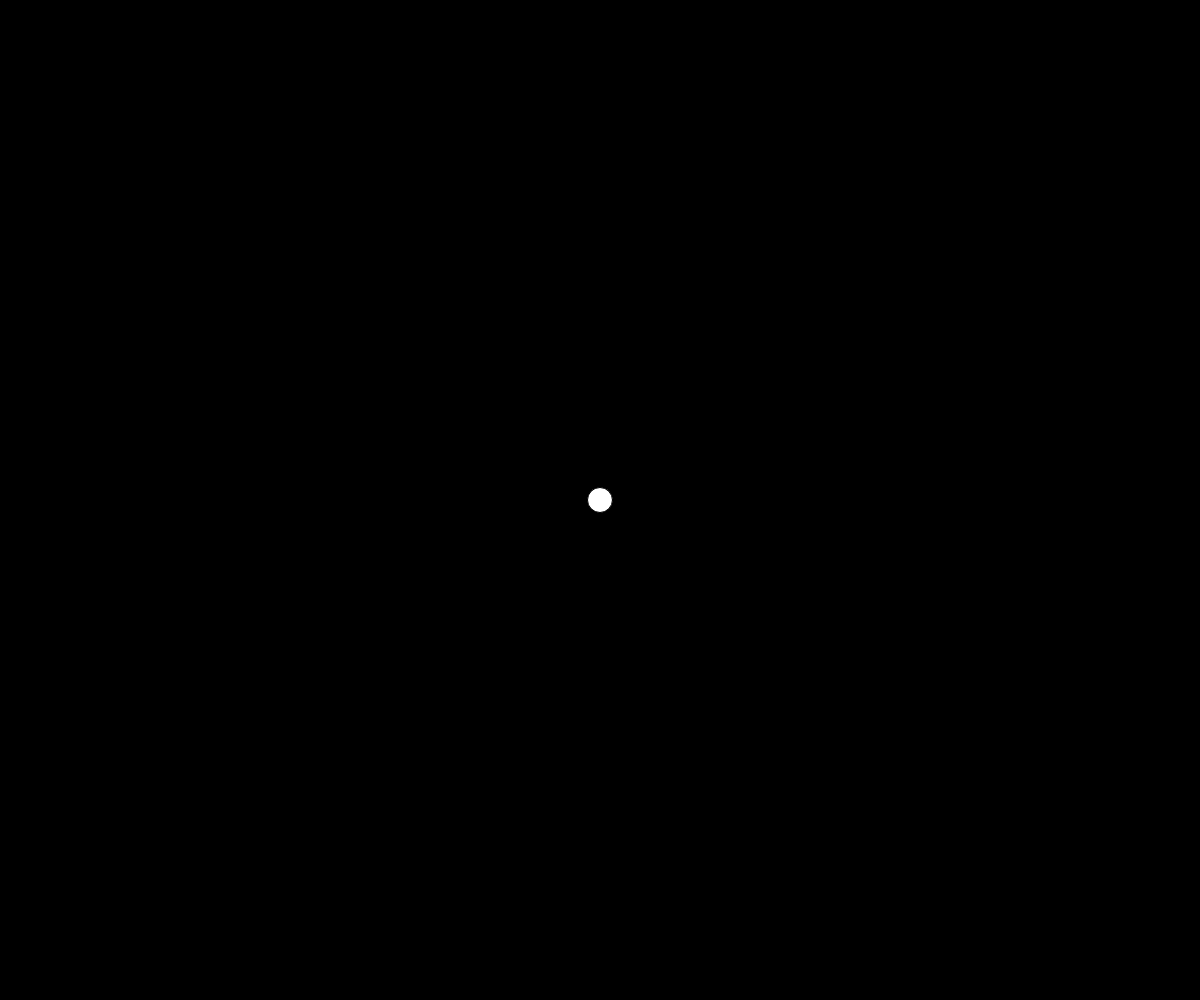
Frame 1 (no input)
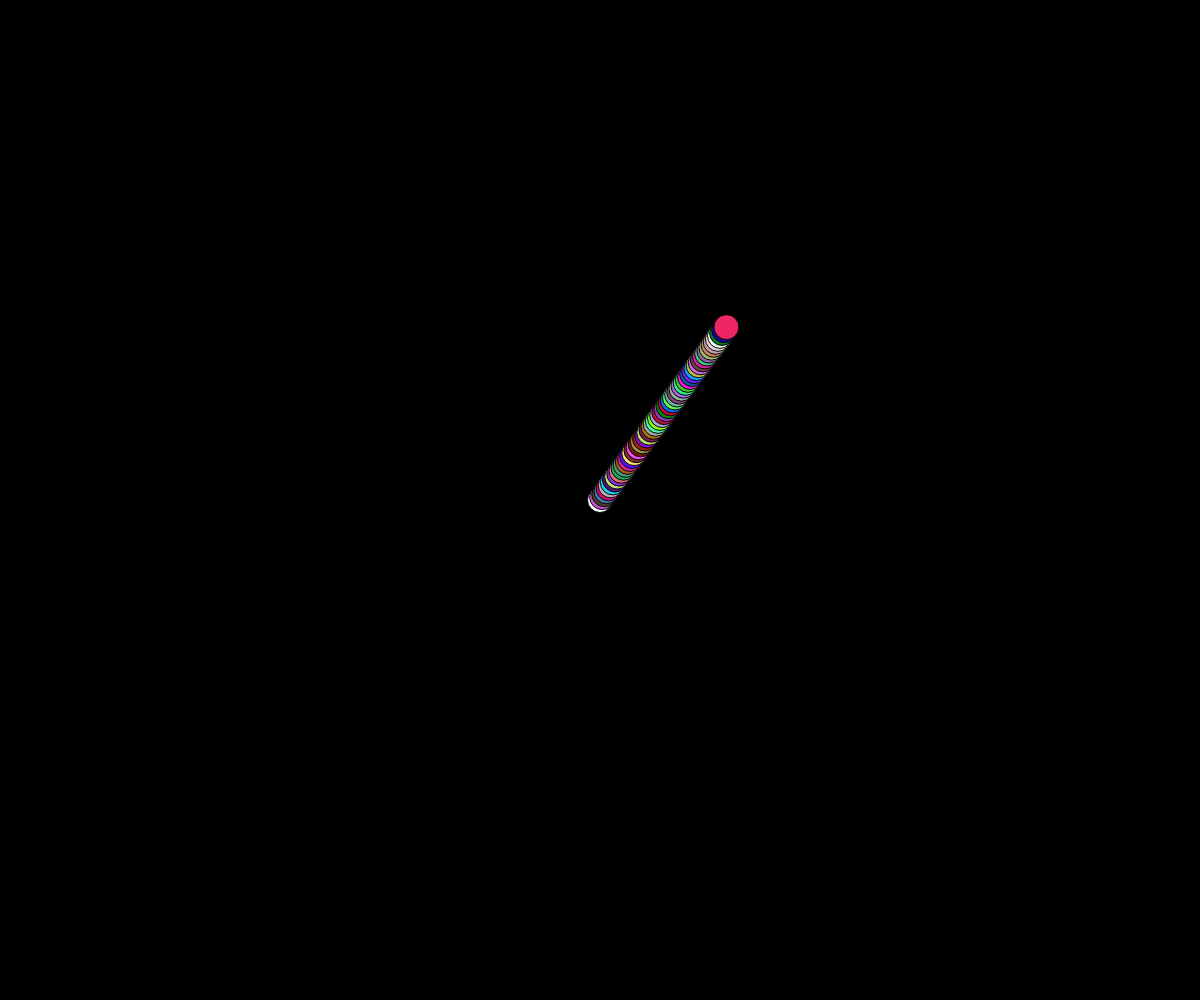
Frame 60 (no input)
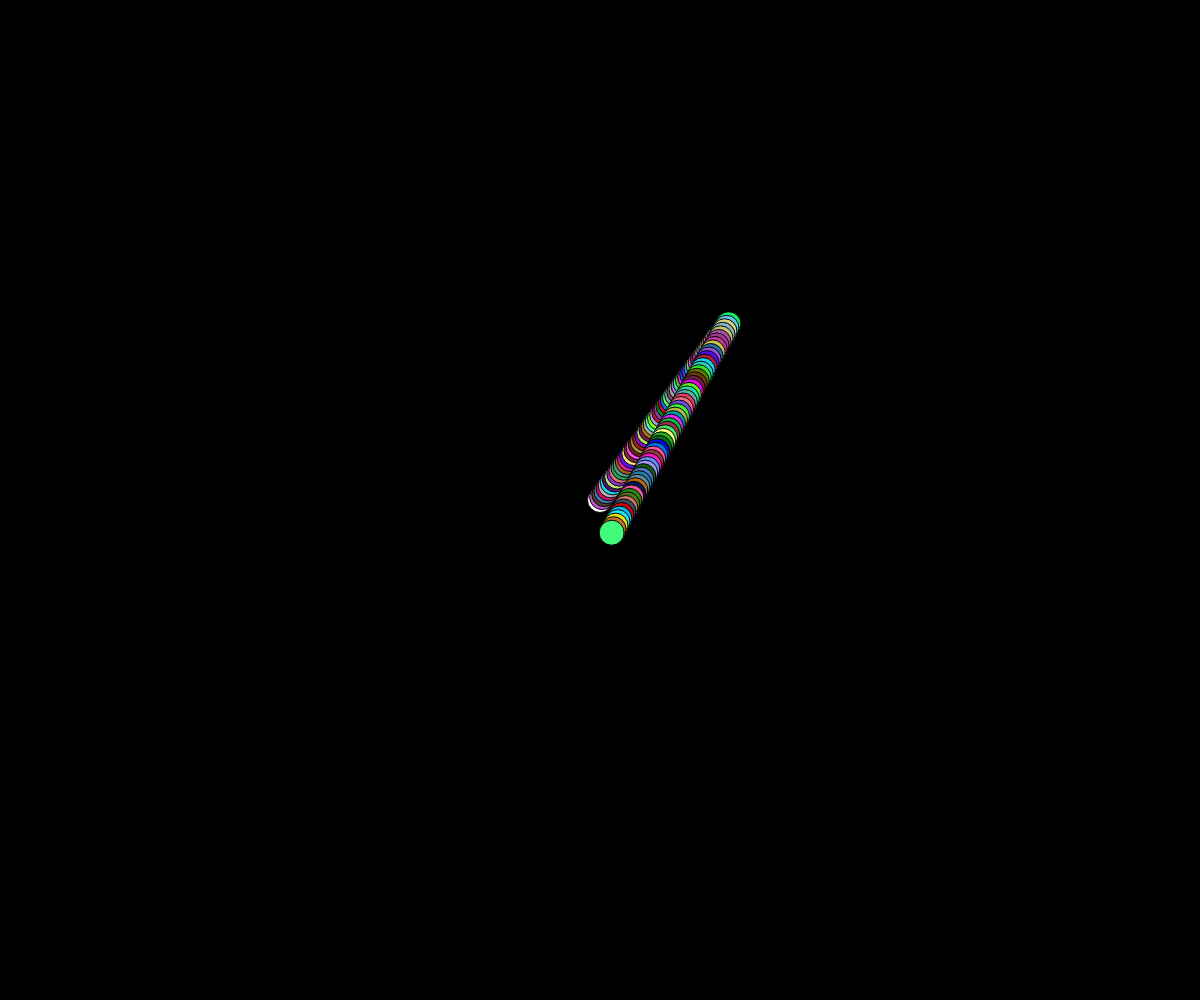
Frame 120 (the mouse pressed at the canvas centre since frame 60)

The p5.js sketch that drew these frames (run headless with seeded random() and noise() and a simulated clock; from frame 60 on, the mouse is pressed at the canvas centre):

// p5.js sketch
// ── sketch.js
// Project Title
// Your Name
// Date
//
// Extra for Experts:
// - describe what you did to take this project "above and beyond"

let x,y;
let xSpeed, ySpeed;

function setup() {
  createCanvas(windowWidth, windowHeight);
  x = windowWidth / 2;
  y = windowHeight / 2;
  xSpeed = random(-5, 5);
  ySpeed = random(-5, 5);
  background(0);
}

function draw() {
  //background(225);
  ellipse(x,y,25,25);
  x += xSpeed;
  y += ySpeed;
  fill(random(255), random(255), random(255));
  if (x < 0 || x > windowWidth){
    xSpeed *= -1;
  }
  if (y < 0 || y > windowHeight){
    ySpeed *= -1;
  }
}

function mousePressed(){
  xSpeed = random(-3, 3);
  ySpeed = random(-5, 5);
}
